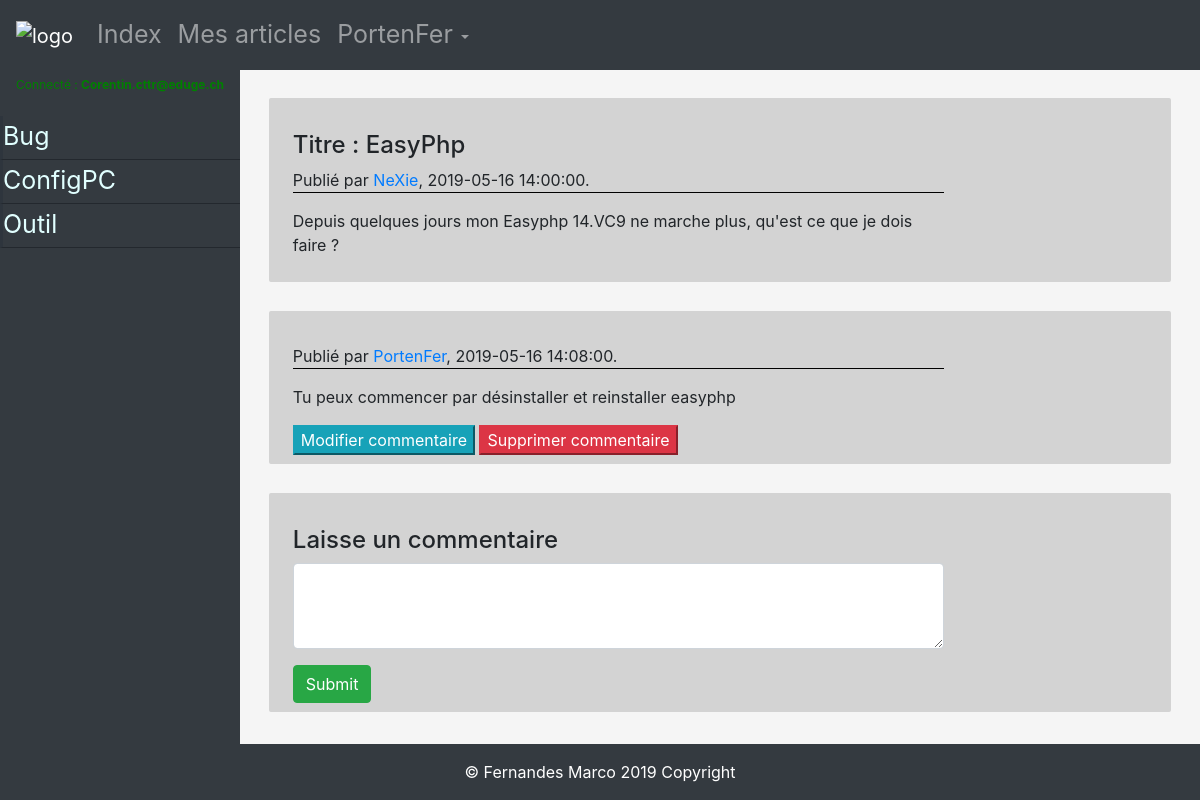
The page /index.php?page=afficheArticleById&idArt=45 (signed in) on the database its author committed.
### tables this page shows
CREATE TABLE IF NOT EXISTS `topics` (
  `id_topic` int(11) NOT NULL AUTO_INCREMENT,
  `title_topic` varchar(100) NOT NULL,
  PRIMARY KEY (`id_topic`),
  UNIQUE KEY `title` (`title_topic`)
);

CREATE TABLE IF NOT EXISTS `articles` (
  `id_article` int(11) NOT NULL AUTO_INCREMENT,
  `id_topic` int(11) NOT NULL,
  `id_user` int(11) NOT NULL,
  `title` varchar(50) NOT NULL,
  `content` text NOT NULL,
  `creation_date` timestamp NOT NULL DEFAULT CURRENT_TIMESTAMP,
  `is_active` tinyint(1) NOT NULL,
  PRIMARY KEY (`id_article`),
  KEY `id_article` (`id_article`),
  KEY `id_topic` (`id_topic`),
  KEY `id_user` (`id_user`)
);

CREATE TABLE IF NOT EXISTS `users` (
  `id_user` int(11) NOT NULL AUTO_INCREMENT,
  `pseudo` varchar(50) NOT NULL,
  `last_name` varchar(50) NOT NULL,
  `first_name` varchar(50) NOT NULL,
  `email` varchar(50) NOT NULL,
  `password` varchar(45) NOT NULL,
  `is_admin` tinyint(1) NOT NULL,
  `is_active` tinyint(1) NOT NULL,
  PRIMARY KEY (`id_user`)
);

CREATE TABLE IF NOT EXISTS `comments` (
  `id_comment` int(11) NOT NULL AUTO_INCREMENT,
  `id_user` int(11) NOT NULL,
  `id_article` int(11) NOT NULL,
  `content` text NOT NULL,
  `creation_date` timestamp NOT NULL DEFAULT CURRENT_TIMESTAMP,
  PRIMARY KEY (`id_comment`),
  KEY `id_user` (`id_user`),
  KEY `id_article` (`id_article`)
);

### new_functions/pdoConnection.php (called while the page is built, shortened)
<?php
class EDatabase {
    private static $pdoInstance;
    public static function getInstance() {
        if (self::$pdoInstance == null) {
            try {
                $dsn = EDB_DBTYPE . ':host=' . EDB_HOST . ';port=' . EDB_PORT . ';dbname=' . EDB_DBNAME . ';charset=utf8';
                self::$pdoInstance = new PDO($dsn, EDB_USER, EDB_PASS);
                self::$pdoInstance->setAttribute(PDO::ATTR_ERRMODE, PDO::ERRMODE_EXCEPTION);
            } catch (PDOException $e) {
                echo "Database Error: " . $e->getMessage();
            }
        }
        return self::$pdoInstance;
    }
}

### new_functions/fonctionDatabase.php (called while the page is built, shortened)
<?php
function getTopics() {
    try {
        $sql = "SELECT * FROM `topics`";
        $dbQuery = EDatabase::getInstance()->prepare($sql);
        $dbQuery->execute();
        return $dbQuery->fetchAll(PDO::FETCH_ASSOC);
    } catch (PDOException $e) {
        die('Erreur : ' . $e->getMessage());
    }
}
function selectArticleById($idArt) {
    try {
        $sql = "SELECT * FROM `articles` "
                . "LEFT JOIN `users` ON `articles`.`id_user` = `users`.`id_user` "
                . "WHERE id_article = :id_article "
                . "AND `articles`.`is_active` = 1";
        $dbQuery = EDatabase::getInstance()->prepare($sql);
        $dbQuery->bindParam(':id_article', $idArt);
        $dbQuery->execute();
        return $dbQuery->fetchAll(PDO::FETCH_ASSOC);
    } catch (PDOException $e) {
        die('Erreur : ' . $e->getMessage());
    }
}
function selectAllComByArticle($idArt) {
    try {
        $sql = "SELECT * FROM `comments` "
                . "LEFT JOIN `users` ON `comments`.`id_user` = `users`.`id_user` "
                . "WHERE `id_article` = :id_article AND `users`.`is_active` = 1";
        $dbQuery = EDatabase::getInstance()->prepare($sql);
        $dbQuery->bindParam(':id_article', $idArt);
        $dbQuery->execute();
        return $dbQuery->fetchAll(PDO::FETCH_ASSOC);
    } catch (PDOException $e) {
        die('Erreur : ' . $e->getMessage());
    }
}

### new_includes/displayArticle.php (the view, shortened to what this page needs)
<section id="maSection">
    <article>
        <div class=" insideArt row content">
            <div class="col-sm-9">
                <?php foreach ($resultArt as $value) { ?>
                    <h4>Titre : <?= $value["title"] ?></h4>
                    <p class="bordure"> Publié par <a href="index.php?page=publicProfile&pseudoProfile=<?= $value["pseudo"] ?>"><?= $value["pseudo"] ?></a>, <?= $value["creation_date"] ?>.</p>
                    <p><?= $value["content"] ?></p>
                    <?php
                }
                ?>
            </div>
        </div>
    </article>
    <?php foreach ($resultCom as $value1) { ?>
        <article>
            <div class=" insideArt row content">
                <div class="col-sm-9">
                    <p class="bordure"> Publié par <a href="index.php?page=publicProfile&pseudoProfile=<?= $value1["pseudo"] ?>"><?= $value1["pseudo"] ?></a>, <?= $value1["creation_date"] ?>.</p>
                    <p><?= $value1["content"] ?></p>
                    <?php if ($is_admin == 2 || $_SESSION["pseudo"] == $value1["pseudo"]) { ?>
                        <a href="index.php?page=ModifComments&OldIdArt=<?= $_GET["idArt"] ?>&idModifComments=<?= $value1["id_comment"] ?>"><input type="button" class="btn-info" name="ModifMyComments" value="Modifier commentaire"></a>
                        <a href="index.php?page=DeleteComments&OldIdArt=<?= $_GET["idArt"] ?>&DeleteCommentsId=<?= $value1["id_comment"] ?>"><input class="btn-danger" type="submit" name="DelMyComments" value="Supprimer commentaire"></a>
                    <?php } ?>
                </div>
            </div>
        </article>
        <?php
    }
    if (isset($_SESSION["Connected"]) && $is_active == 1) {
        ?>
        <article>
            <div class=" insideArt row content">
                <div class="col-sm-9">
                    <br>
                    <?php
                    include_once 'formCommentaire.inc.php';
                    ?>
                </div>
            </div>
        </article>
    <?php } ?>
</section>

### new_includes/menu.inc.php (shortened to what this page needs)
<?php
if (isset($_SESSION["is_admin"])) {
    $is_admin = $_SESSION["is_admin"];
}
if (isset($_SESSION["is_active"])) {
    $is_active = $_SESSION["is_active"];
}
$tableTopic = getTopics();
?>
<nav class="nav-side-menu bg-dark text-white">
    <div class="text-white bg-dark brand">
        <?php if (isset($_SESSION["Connected"])) { ?>
            <p style="color:green; font-size: 12px;">Connecté : <strong> <?= $_SESSION["email"] ?></strong></p>
        <?php } ?>
    </div>
    <div class="menu-list">
        <ul id="menu-content" class="menu-content collapse out">
            <?php
            if (isset($_SESSION["Connected"])) {
                foreach ($tableTopic as $value) {
                    ?>
                    <li><a class="fontSize" href="index.php?page=displayArtByTopics&nameTopic=<?= $value["title_topic"] ?>&id_topic=<?= $value["id_topic"] ?>"><?= $value["title_topic"] ?></a></li>
                    <?php
                }
            }
            ?>
            <br>
        </ul>
    </div>
</nav>

### css/MyCFPTForum.css (style rules this page uses)
section { height: 88vh; background-color: whitesmoke; overflow-y: scroll; }
article { border-radius: 2px; margin: 3% 3% 3% 3%; background-color: lightgrey; }
.insideArt { margin-left: 1%; padding-top: 1%; padding-bottom: 1%; }
.bordure { border-bottom:1px solid black; }
.fontSize { font-size: 25px; }
.nav-side-menu { background-color: #2e353d; float: left; width: 20%; height: 88vh; }
.nav-side-menu .brand { line-height: 30px; text-align: center; }
.nav-side-menu ul,.nav-side-menu li { list-style: none; padding: 0px; margin: 0px; line-height: 40px; cursor: pointer; }
.nav-side-menu li { padding-left: 0px; border-left: 3px solid #2e353d; border-bottom: 1px solid #23282e; }
.nav-side-menu li a { text-decoration: none; color: #e1ffff; }
@media (min-width: 767px) { .nav-side-menu .menu-list .menu-content { display: block; } }
body { background-color: #e8e8e8; }

### rows shown on the page
topics: title_topic "Bug"
topics: title_topic "ConfigPC"
topics: title_topic "Outil"
articles: title "EasyPhp", id_user.pseudo "NeXie", creation_date "2019-05-16 14:00:00", content "Depuis quelques jours mon Easyphp 14.VC9 ne marche plus, qu'est ce que je dois faire ?"
comments: id_user.pseudo "PortenFer", creation_date "2019-05-16 14:08:00", content "Tu peux commencer par désinstaller et reinstaller easyphp"

### other values the page prints
$_SESSION["pseudo"] "PortenFer"
